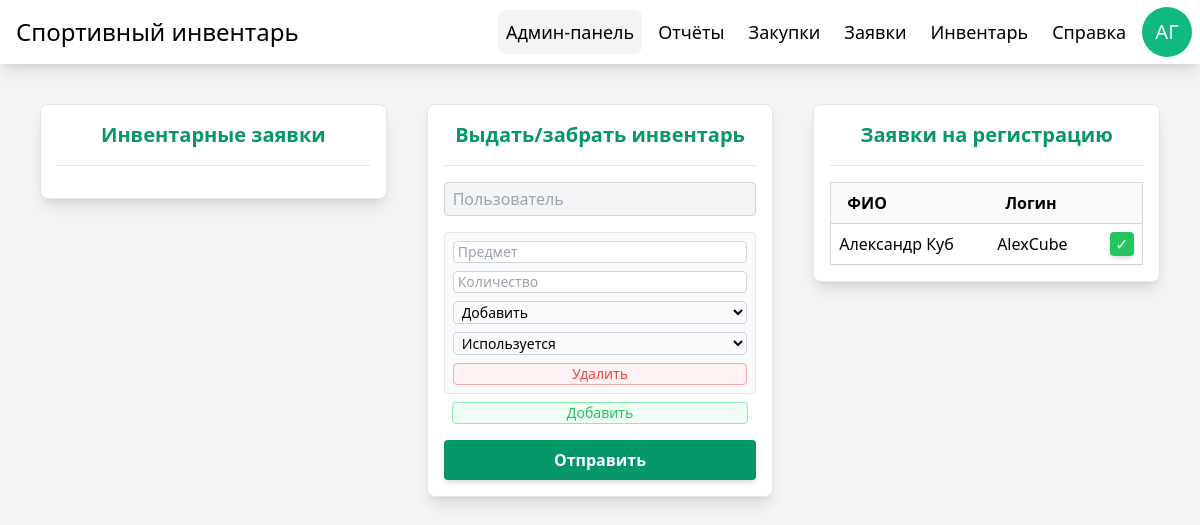
Page /admin_panel/ (signed in) on the committed database.
### manager/models.py (models this page shows, shortened)
class User(AbstractUser):
    patronymic = models.CharField(max_length=64, blank=True, null=True)
    verified = models.BooleanField(default=False)

### manager/views.py (the view)
# urls.py: path('admin_panel/', views.admin_panel, name="admin_panel"),
@login_required
@user_passes_test(is_admin)
def admin_panel(request):
    if request.method == "POST":
        handle_post_request(request)
    context = {
        "products": Product.objects.all(),
        "users": User.objects.all(),
        "applications": Application.objects.all(),
    }
    return render(request, 'admin_panel.html', context)

### manager/views.py (called while the page is built)
def is_admin(user):
    return user.is_staff == True

### theme/templates/admin_panel.html (shortened to what this page needs)
{% extends "base.html" %}
{% block content %}
<div class="w-1/3 p-4 grid gap-4 bg-white border rounded-lg shadow-lg">
    <h2 class="text-xl font-semibold text-center text-primary-600">Инвентарные заявки</h2>
    <hr>
</div>
<div class="w-1/3 p-4 grid gap-4 bg-white border rounded-lg shadow-lg">
    <h2 class="text-xl font-semibold text-center text-primary-600">Выдать/забрать инвентарь</h2>
    <hr>
    <form method="post" class="gap-4 grid">
        <input
            name="username"
            list="usersList"
            type="text"
            class="px-2 py-1 text-gray-800 placeholder-gray-400 bg-gray-100 border border-gray-300 rounded focus:outline focus:outline-primary-500 transition"
            placeholder="Пользователь"
        >
        <div id="inventoryFormBody" class="gap-2 grid">
            <div name="position" class="p-2 gap-2 grid bg-gray-50 border rounded">
                <input
                    name="name"
                    list="inventoryList"
                    type="text"
                    placeholder="Предмет"
                    class="px-1 bg-white text-gray-800 text-sm placeholder-gray-400 border border-gray-300 rounded focus:outline focus:outline-primary-500 transition"
                    maxlength="256"
                    required
                >
                <input
                    name="quantity"
                    type="number"
                    placeholder="Количество"
                    class="px-1 bg-white text-gray-800 text-sm placeholder-gray-400 border border-gray-300 rounded focus:outline focus:outline-primary-500 transition"
                    min="1"
                    step="1"
                    required
                >
                <select
                    name="action"
                    class="px-1 bg-gray-50 text-sm border border-gray-300 rounded focus:outline focus:outline-primary-500 transition"
                >
                    <option value="add">
                        Добавить
                    </option>
                </select>
                <select class="px-1 bg-gray-50 text-sm border border-gray-300 rounded focus:outline focus:outline-primary-500 transition" name="state">
                    <option value="active">
                        Используется
                    </option>
                </select>
                <button
                    type="button"
                    class="bg-red-50 hover:bg-red-100 text-center text-sm text-red-500 border border-red-300 rounded cursor-pointer transition"
                >
                    Удалить
                </button>
            </div>
            <button
                id="addButton"
                type="button"
                class="mx-2 bg-green-50 hover:bg-green-100 text-center text-sm text-green-500 border border-green-300 rounded cursor-pointer transition"
            >
                Добавить
            </button>
        </div>
        <button
            type="submit"
            class="w-full p-2 bg-primary-600 hover:bg-primary-700 text-center text-white font-semibold rounded shadow-md transition">
            Отправить
        </button>
    </form>
</div>
<div class="w-1/3 p-4 grid gap-4 bg-white border rounded-lg shadow-lg">
    <h2 class="text-xl font-semibold text-center text-primary-600">Заявки на регистрацию</h2>
    <hr>
    <table class="w-full border border-gray-300 border-collapse">
        <thead>
            <tr class="bg-gray-50 border border-gray-300">
                <th class="px-4 py-2 text-start">ФИО</th>
                <th class="px-4 py-2 text-start">Логин</th>
                <th class="px-4 py-2 text-start"></th>
            </tr>
        </thead>
        <tbody>
            {% for user in users %}
            {% if not user.verified %}
            <tr class="border-b border-gray-300 hover:bg-primary-50 transition">
                <td class="p-2 text-start break-words">
                    {{ user.first_name }} {{ user.last_name }}
                </td>
                <td class="p-2 text-start break-words">
                    {{ user.username }}
                </td>
                <td class="p-2 flex justify-end items-center">
                    <form method="post">
                        <button
                            name="verification"
                            title="Одобрить"
                            value="accept"
                            class="w-6 h-6 bg-green-500 hover:bg-green-700 text-white rounded shadow-md transition">
                            ✓
                        </button>
                    </form>
                </td>
            </tr>
            {% endif %}
            {% empty %}
            <tr class="border-y border-gray-300">
                <td colspan="4" class="py-2 text-center text-gray-400 transition">Заявки отсутствуют.</td>
            </tr>
            {% endfor %}
        </tbody>
    </table>
</div>
{% endblock %}

### theme/templates/base.html (shortened to what this page needs)
{% load static tailwind_tags %}
<!DOCTYPE html>
<html>
<head>
    {% tailwind_css %}
</head>
<body class="bg-gray-100">
    <div class="h-screen flex-row justify-center items-start bg-gray-100">
        <nav class="w-full h-16 flex justify-between items-center bg-white shadow-lg">
            <div class="h-full p-4 flex items-center">
                <h1 class="text-2xl">Спортивный инвентарь</h1>
            </div>
            <div class="h-full p-2 gap-x-2 flex justify-between items-center">
                {% if user.is_staff %}
                <a
                    id="admin_panel"
                    href="{% url 'admin_panel' %}"
                    title="Админ-панель"
                    class="p-2 flex items-center text-lg rounded-lg hover:text-primary-700 hover:bg-gray-100 transition">
                    Админ-панель
                </a>
                <a
                    id="reports"
                    href="{% url 'reports' %}"
                    title="Отчёты"
                    class="p-2 flex items-center text-lg rounded-lg hover:text-primary-700 hover:bg-gray-100 transition">
                    Отчёты
                </a>
                <a
                    id="purchases"
                    href="{% url 'purchases' %}"
                    title="Закупки"
                    class="p-2 flex items-center text-lg rounded-lg hover:text-primary-700 hover:bg-gray-100 transition">
                    Закупки
                </a>
                {% endif %}
                <a
                    id="applications"
                    href="{% url 'applications' %}"
                    title="Заявки"
                    class="p-2 flex items-center text-lg rounded-lg hover:text-primary-700 hover:bg-gray-100 transition">
                    Заявки
                </a>
                <a
                    id="inventory"
                    href="{% url 'inventory' %}"
                    title="Инвентарь"
                    class="p-2 flex items-center text-lg rounded-lg hover:text-primary-700 hover:bg-gray-100 transition">
                    Инвентарь
                </a>
                <a
                    id="help"
                    href="{% url 'help' %}"
                    title="Справка"
                    class="p-2 flex items-center text-lg rounded-lg hover:text-primary-700 hover:bg-gray-100 transition">
                    Справка
                </a>
                {% if user.is_authenticated %}
                <a
                    href="{% url 'profile' %}"
                    title="Профиль"
                    class="flex justify-center items-center bg-primary-500 text-center text-xl text-white rounded-full hover:bg-primary-700 transition"
                    style="width: 50px; height: 50px;">
                    {{ user.first_name|slice:'0:1' }}{{ user.last_name|slice:'0:1' }}
                </a>
                {% endif %}
            </div>
        </nav>
        <div class="w-full p-10 gap-10 flex justify-center items-start">
            {% block content %}{% endblock %}
        </div>
    </div>
</body>
</html>

### rows in the picture
User: first_name "А", last_name "Г"
User: first_name "Александр", last_name "Куб", username "AlexCube"
